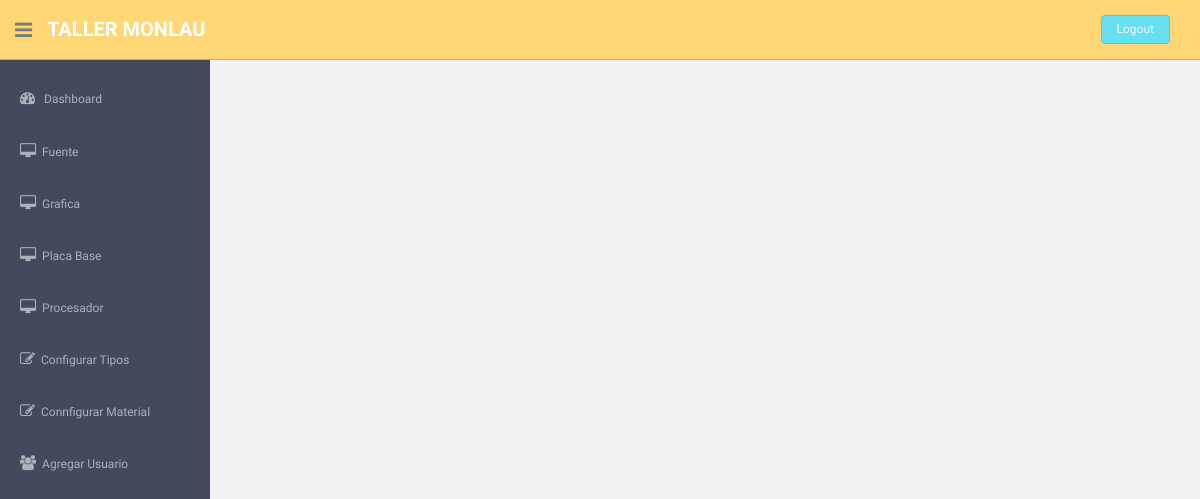
The page /plataform/dashboard.php (signed in) on the database its author committed.
### tables this page shows
CREATE TABLE IF NOT EXISTS `type` (
  `id` int(11) NOT NULL AUTO_INCREMENT,
  `name` varchar(50) DEFAULT NULL,
  PRIMARY KEY (`id`),
  KEY `name` (`name`)
);

### plataform/functions/conexiondb.class.php (called while the page is built, shortened)
<?php
    class conexiondb {
        private $servidor;
        private $user;
        private $pass;
        private $db;
        private $conexion;
        function __construct(){
            $this->servidor = "localhost";
            $this->user = "root";
            $this->pass = "";
            $this->db = "tallerddbb";
        }
        function conectar(){
            $this->conexion = mysqli_connect($this->servidor, $this->user, $this->pass, $this->db);
            return $this->conexion;
        }
        function query($query){
            $resultado = $this->conexion->query($query);
            return $resultado;
        }
    }
?>

### plataform/dashboard.php (the view, shortened to what this page needs)
<!DOCTYPE html>
<html lang="en">
  <head>
    <link href="assets/css/bootstrap.css" rel="stylesheet">
    <link href="assets/font-awesome/css/font-awesome.css" rel="stylesheet" />
    <link rel="stylesheet" type="text/css" href="assets/css/zabuto_calendar.css">
    <link rel="stylesheet" type="text/css" href="assets/js/gritter/css/jquery.gritter.css" />
    <link rel="stylesheet" type="text/css" href="assets/lineicons/style.css">
    <link href="assets/css/style.css" rel="stylesheet">
    <link href="assets/css/style-responsive.css" rel="stylesheet">
  </head>
  <body>
  <section id="container" >
      <header class="header black-bg">
              <div class="sidebar-toggle-box">
                  <div class="fa fa-bars tooltips" data-placement="right" data-original-title="Toggle Navigation"></div>
              </div>
            <a href="index.html" class="logo"><b>Taller Monlau</b></a>
            <div class="top-menu">
            <form action="functions/login.php" method="post">
            	<ul class="nav pull-right top-menu">
                        <li><button type="submit" class="logout">Logout</button></li>
                </ul>
                </form>
            </div>
        </header>
      <aside>
            <div id="sidebar"  class="nav-collapse ">
                <ul class="sidebar-menu" id="nav-accordion">
                    <li class="mt">
                        <a href="dashboard.php">
                            <i class="fa fa-dashboard"></i>
                            <span>Dashboard</span>
                        </a>
                    </li>
                    <?php
                    include('functions/conexiondb.class.php');
                    $conexion = new conexiondb();
                    $query = "SELECT * FROM `type`;";
                    $result = $conexion->query($query);
                    while ($row = $result->fetch_assoc()) {
                    echo '<li class="sub-menu">';
                    echo '<a href="material.php?type='.$row['name'].'" >';
                    echo '<i class="fa fa-desktop"></i>';
                    echo '<span>' . $row['name'] . '</span>';
                    echo '</a>';
                    echo '</li>';
                }
                if($_SESSION['admin']){
                    echo'<li class="sub-menu">';
                    echo'<a href="edit_type.php">';
                    echo'<i class="fa fa-edit"></i>';
                    echo'<span>Configurar Tipos</span>';
                    echo'</a>';
                    echo'</li>';
                    echo'<li class="sub-menu">';
                    echo'<a href="edit_material.php">';
                    echo'<i class="fa fa-edit"></i>';
                    echo'<span>Connfigurar Material</span>';
                    echo'</a>';
                    echo'</li>';
                    echo'<li class="sub-menu">';
                    echo'<a href="add_user.php">';
                    echo'<i class="fa fa-users"></i>';
                    echo'<span>Agregar Usuario</span>';
                    echo'</a>';
                    echo'</li>';
                }
                ?>
              </ul>
          </div>
      </aside>
          </section>
      <footer class="site-footer">
          <div class="text-center">
              <a href="index.html#" class="go-top">
              </a>
          </div>
      </footer>
  </body>
</html>

### plataform/assets/css/style.css (style rules this page uses)
body { color: #797979; background: #f2f2f2; font-family: 'Ruda', sans-serif; padding: 0px !important; margin: 0px !important; font-size:13px; }
ul li { list-style: none; }
a, a:hover, a:focus { text-decoration: none; outline: none; }
#container { width: 100%; height: 100%; }
.mt { margin-top: 25px; }
ul.top-menu > li > .logout { color: #f2f2f2; font-size: 12px; border-radius: 4px; -webkit-border-radius: 4px; border: 1px solid #64c3c2 !important; padding: 5px 15px; margin-right: 15px; background: #68dff0; margin-top: 15px; }
#sidebar { width: 210px; height: 100%; position: fixed; background: #424a5d; }
#sidebar ul li { position: relative; }
ul.sidebar-menu , ul.sidebar-menu li ul.sub { margin: -2px 0 0; padding: 0; }
ul.sidebar-menu { margin-top: 75px; }
ul.sidebar-menu li { margin-bottom: 5px; margin-left:10px; margin-right:10px; }
ul.sidebar-menu li.sub-menu { line-height: 15px; }
ul.sidebar-menu li a span { display: inline-block; }
ul.sidebar-menu li a { color: #aeb2b7; text-decoration: none; display: block; padding: 15px 0 15px 10px; font-size: 12px; outline: none; -webkit-transition: all 0.3s ease; -moz-transition: all 0.3s ease; -o-transition: all 0.3s ease; -ms-transition: all 0.3s ease; transition: all 0.3s ease; }
ul.sidebar-menu li a i { font-size: 15px; padding-right: 6px; }
.header, .footer { min-height: 60px; padding: 0 15px; }
.header { position: fixed; left: 0; right: 0; z-index: 1002; }
.black-bg { background: #ffd777; border-bottom: 1px solid #c9aa5f; }
a.logo { font-size: 20px; color: #ffffff; float: left; margin-top: 15px; text-transform: uppercase; }
a.logo b { font-weight: 900; }
#top_menu .nav > li, ul.top-menu > li { float: left; }
.sidebar-toggle-box { float: left; padding-right: 15px; margin-top: 20px; }
.sidebar-toggle-box .fa-bars { cursor: pointer; display: inline-block; font-size: 20px; }
.site-footer { background: #68dff0; color: #fff; padding: 10px 0; }
.go-top { margin-right: 1%; float: right; background: rgba(255,255,255,.5); width: 20px; height: 20px; border-radius: 50%; -webkit-border-radius: 50%; }

### rows shown on the page
type: name "Fuente"
type: name "Grafica"
type: name "Placa Base"
type: name "Procesador"
